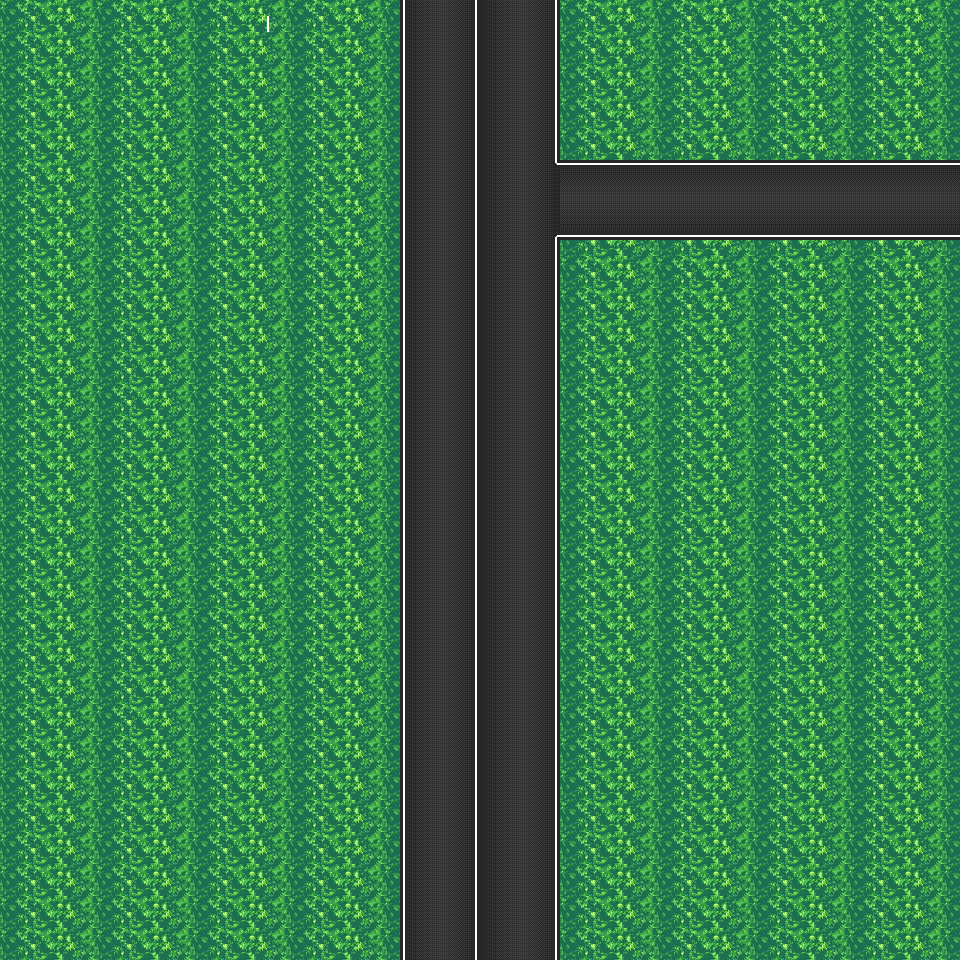

Tiled map render using the project's own tile images. Description and the map definition, with tile-layer contents summarised, below:
An orthogonal 60x60 tile map with 16x16 px tiles, 4 tile layers (Base, Road, Solid Line, Crease Layer), 2 tilesets and 6 objects (Zone_Finish).

<map version="1.10" tiledversion="1.11.2" orientation="orthogonal" renderorder="right-down" width="60" height="60" tilewidth="16" tileheight="16" infinite="0" nextlayerid="9" nextobjectid="10">
 <tileset firstgid="1" name="Road" tilewidth="16" tileheight="16" tilecount="144" columns="12">
  <image source="../images/new_map.png" width="192" height="192" />
 </tileset>
 <tileset firstgid="145" name="Lines" tilewidth="16" tileheight="16" tilecount="80" columns="10">
  <image source="../images/lines.png" width="160" height="128" />
 </tileset>
 <layer id="2" name="Base" width="60" height="60">
  <properties>
   <property name="friction" type="float" value="0.9" />
  </properties>
  <data>[3600 cells, 3000 non-empty, 12 distinct tile ids]</data>
 </layer>
 <layer id="1" name="Road" width="60" height="60">
  <data>[3600 cells, 725 non-empty, 10 distinct tile ids]</data>
 </layer>
 <layer id="3" name="Solid Line" width="60" height="60">
  <data>[3600 cells, 61 non-empty, 1 distinct tile ids]</data>
 </layer>
 <layer id="8" name="Crease Layer" width="60" height="60">
  <data>[3600 cells, 167 non-empty, 6 distinct tile ids]</data>
 </layer>
 <objectgroup color="#000000" id="4" name="Obstacles_Layer" class="Collision_Box" tintcolor="#000000">
  <object id="1" x="0" y="7.01853" width="388.139" height="952.981" />
  <object id="2" x="573.047" y="254.766" width="386.953" height="705.234" />
  <object id="3" x="574.055" y="4.81394" width="382.387" height="142.092" />
 </objectgroup>
 <objectgroup color="#ffff7f" id="5" name="Zone_Check_Layer" class="Zone_Check" tintcolor="#ffff7f">
  <properties>
   <property name="step_id" type="int" value="1" />
  </properties>
  <object id="4" x="404" y="512" width="72" height="112" />
 </objectgroup>
 <objectgroup color="#00ff00" id="6" name="Finish_Zone_Layer" tintcolor="#00ff00">
  <object id="5" type="Zone_Finish" x="841.518" y="175.976" width="112" height="48">
   <properties>
    <property name="step_id" type="int" value="2" />
   </properties>
  </object>
 </objectgroup>
 <objectgroup id="7" name="Spawn_Layer" class="Spawn_Point">
  <object id="6" x="439.116" y="830.022">
   <point />
  </object>
 </objectgroup>
</map>
